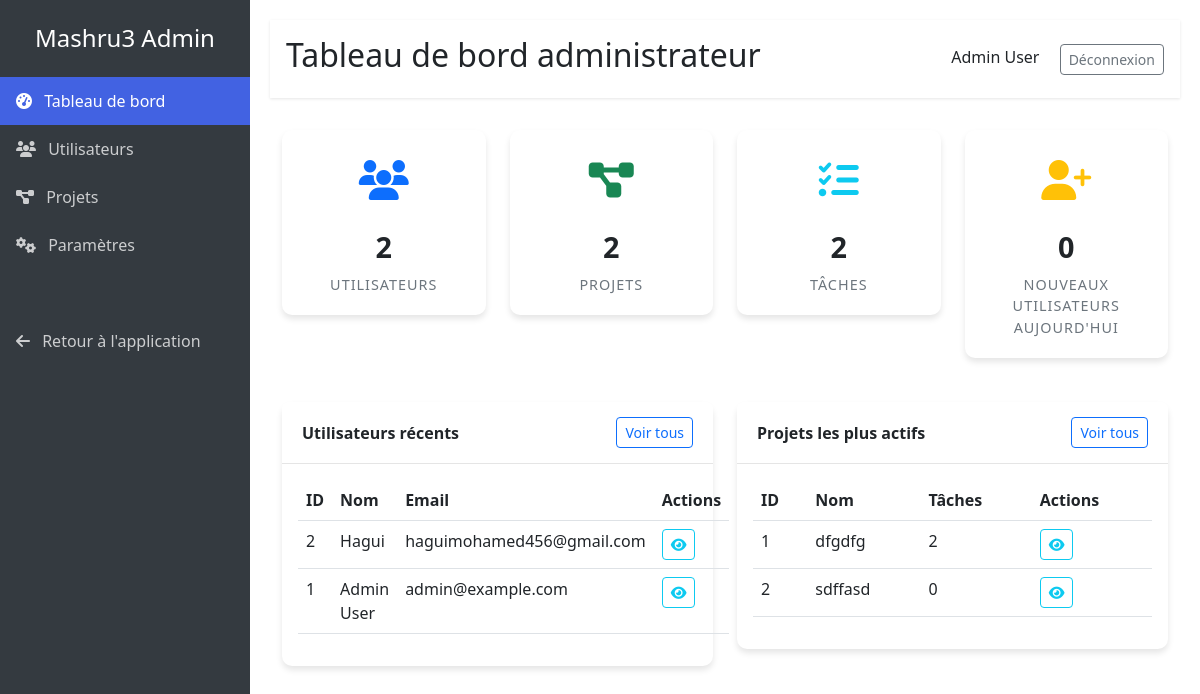
Page /admin (signed in) on the earlier database version.
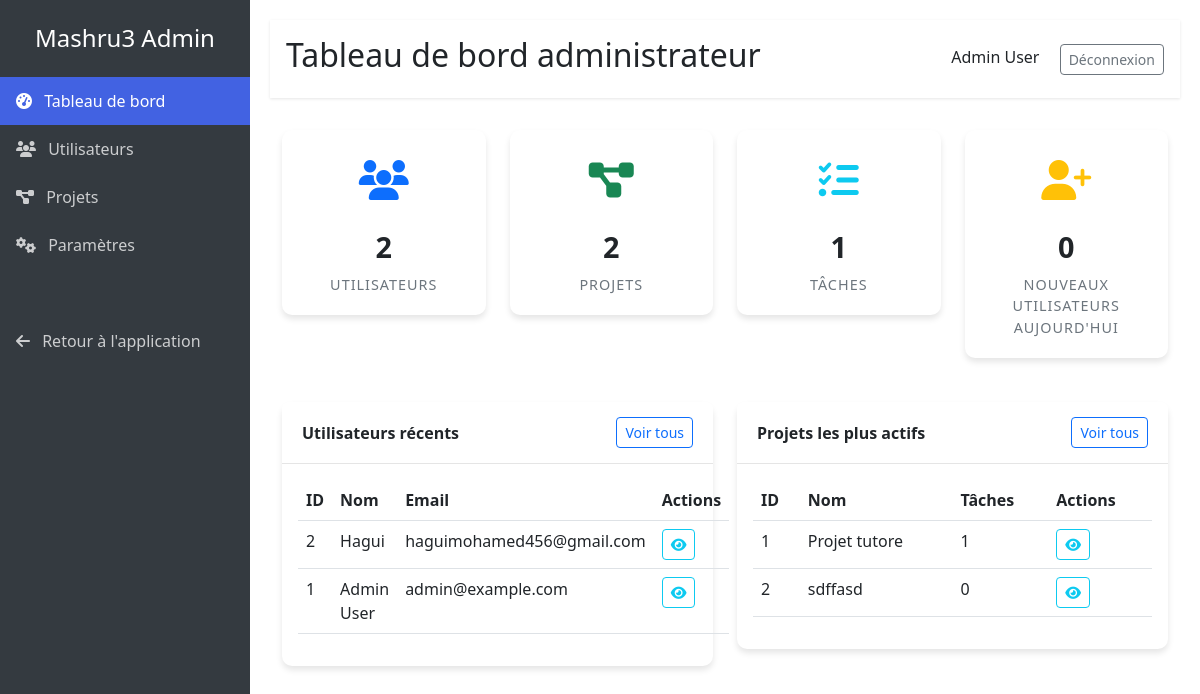
Same page on the later database version.
### app.py (models this page shows)
class User(db.Model):
    user_id = db.Column(db.Integer, primary_key=True)
    name = db.Column(db.String(255), nullable=False)
    image = db.Column(db.String(255))
    password = db.Column(db.String(255), nullable=False)
    email = db.Column(db.String(255), unique=True, nullable=False)
    is_admin = db.Column(db.Boolean, default=False)
    created_at = db.Column(db.DATE, server_default=db.func.current_date())  # Add created_at field

class Project(db.Model):
    project_id = db.Column(db.Integer, primary_key=True)
    name = db.Column(db.String(255), nullable=False)
    description = db.Column(db.Text)
    image = db.Column(db.String(255))
    start_date = db.Column(db.DATE, nullable=True)
    end_date = db.Column(db.DATE, nullable=True)
    finished_date = db.Column(db.DATE, nullable=True)
    created_at = db.Column(db.DATE, server_default=db.func.current_date())

### app.py (the view)
@app.route('/admin')
def admin_dashboard():
    if 'user_id' not in session:
        return redirect(url_for('connexion'))
    user = db.session.get(User, session['user_id'])
    if not user or not user.is_admin:
        return redirect(url_for('dashboard'))
    total_users = User.query.count()
    total_projects = Project.query.count()
    total_tasks = Task.query.count()
    try:
        new_users_today = User.query.filter(User.created_at >= date.today()).count()
    except:
        new_users_today = 0  # Fallback if created_at isn't available on some users
    recent_users = User.query.order_by(User.user_id.desc()).limit(5).all()
    project_stats = db.session.query(
        Project.project_id,
        Project.name,
        db.func.count(Task.task_id).label('task_count')
    ).join(Task, Task.project_id == Project.project_id, isouter=True).group_by(
        Project.project_id, Project.name
    ).order_by(db.desc('task_count')).limit(5).all()
    return render_template(
        'admin/dashboard.html',
        total_users=total_users,
        total_projects=total_projects,
        total_tasks=total_tasks,
        new_users_today=new_users_today,
        recent_users=recent_users,
        project_stats=project_stats
    )

### app.py (called while the page is built)
@app.context_processor
def inject_quote():
    return {'quote': random.choice(COLLABORATION_QUOTES) if 'COLLABORATION_QUOTES' in globals() else None}

@app.context_processor
def inject_user_data():
    if 'user_id' in session:
        user = db.session.get(User, session['user_id'])
        if user:
            return {
                'user_first_name': user.name,
                'user_image': user.image,
                'is_admin': user.is_admin  # Add admin status here
            }
    return {'user_first_name': None, 'user_image': None, 'is_admin': False}

@app.context_processor
def inject_notifications_data():
    if 'user_id' in session:
        unread_count = Notification.query.filter_by(
            recipient_id=session['user_id'],
            is_read=False
        ).count()
        return {'notification_count': unread_count}
    return {'notification_count': 0}

### templates/admin/dashboard.html (shortened to what this page needs)
{% extends 'admin/base.html' %}
{% block page_title %}Tableau de bord administrateur{% endblock %}
{% block content %}
<div class="container-fluid">
    <div class="row mb-4">
        <div class="col-md-3">
            <div class="stat-card text-center">
                <div class="stat-icon text-primary">
                    <i class="fas fa-users"></i>
                </div>
                <div class="stat-number">{{ total_users }}</div>
                <div class="stat-title">Utilisateurs</div>
            </div>
        </div>
        <div class="col-md-3">
            <div class="stat-card text-center">
                <div class="stat-icon text-success">
                    <i class="fas fa-project-diagram"></i>
                </div>
                <div class="stat-number">{{ total_projects }}</div>
                <div class="stat-title">Projets</div>
            </div>
        </div>
        <div class="col-md-3">
            <div class="stat-card text-center">
                <div class="stat-icon text-info">
                    <i class="fas fa-tasks"></i>
                </div>
                <div class="stat-number">{{ total_tasks }}</div>
                <div class="stat-title">Tâches</div>
            </div>
        </div>
        <div class="col-md-3">
            <div class="stat-card text-center">
                <div class="stat-icon text-warning">
                    <i class="fas fa-user-plus"></i>
                </div>
                <div class="stat-number">{{ new_users_today }}</div>
                <div class="stat-title">Nouveaux utilisateurs aujourd'hui</div>
            </div>
        </div>
    </div>
    <div class="row">
        <div class="col-md-6">
            <div class="card">
                <div class="card-header d-flex justify-content-between align-items-center">
                    <span>Utilisateurs récents</span>
                    <a href="{{ url_for('admin_users') }}" class="btn btn-sm btn-outline-primary">Voir tous</a>
                </div>
                <div class="card-body">
                    <table class="table table-hover">
                        <thead>
                            <tr>
                                <th>ID</th>
                                <th>Nom</th>
                                <th>Email</th>
                                <th>Actions</th>
                            </tr>
                        </thead>
                        <tbody>
                            {% for user in recent_users %}
                            <tr>
                                <td>{{ user.user_id }}</td>
                                <td>{{ user.name }}</td>
                                <td>{{ user.email }}</td>
                                <td>
                                    <a href="{{ url_for('admin_user_details', user_id=user.user_id) }}" class="btn btn-sm btn-outline-info">
                                        <i class="fas fa-eye"></i>
                                    </a>
                                </td>
                            </tr>
                            {% else %}
                            <tr>
                                <td colspan="4" class="text-center">Aucun utilisateur trouvé</td>
                            </tr>
                            {% endfor %}
                        </tbody>
                    </table>
                </div>
            </div>
        </div>
        <div class="col-md-6">
            <div class="card">
                <div class="card-header d-flex justify-content-between align-items-center">
                    <span>Projets les plus actifs</span>
                    <a href="{{ url_for('admin_projects') }}" class="btn btn-sm btn-outline-primary">Voir tous</a>
                </div>
                <div class="card-body">
                    <table class="table table-hover">
                        <thead>
                            <tr>
                                <th>ID</th>
                                <th>Nom</th>
                                <th>Tâches</th>
                                <th>Actions</th>
                            </tr>
                        </thead>
                        <tbody>
                            {% for project in project_stats %}
                            <tr>
                                <td>{{ project.project_id }}</td>
                                <td>{{ project.name }}</td>
                                <td>{{ project.task_count }}</td>
                                <td>
                                    <a href="{{ url_for('admin_project_details', project_id=project.project_id) }}" class="btn btn-sm btn-outline-info">
                                        <i class="fas fa-eye"></i>
                                    </a>
                                </td>
                            </tr>
                            {% else %}
                            <tr>
                                <td colspan="4" class="text-center">Aucun projet trouvé</td>
                            </tr>
                            {% endfor %}
                        </tbody>
                    </table>
                </div>
            </div>
        </div>
    </div>
</div>
{% endblock %}

### templates/admin/base.html (shortened to what this page needs)
<!DOCTYPE html>
<html lang="fr">
<head>
    <link href="https://cdn.jsdelivr.net/npm/bootstrap@5.2.3/dist/css/bootstrap.min.css" rel="stylesheet">
    <link rel="stylesheet" href="https://cdnjs.cloudflare.com/ajax/libs/font-awesome/6.4.0/css/all.min.css">
</head>
<body>
    <div class="sidebar">
        <div class="d-flex align-items-center justify-content-center py-4">
            <h4 class="m-0">Mashru3 Admin</h4>
        </div>
        <ul class="nav flex-column">
            <li class="nav-item">
                <a href="{{ url_for('admin_dashboard') }}" class="nav-link {% if request.path == url_for('admin_dashboard') %}active{% endif %}">
                    <i class="fas fa-tachometer-alt me-2"></i> Tableau de bord
                </a>
            </li>
            <li class="nav-item">
                <a href="{{ url_for('admin_users') }}" class="nav-link {% if request.path == url_for('admin_users') %}active{% endif %}">
                    <i class="fas fa-users me-2"></i> Utilisateurs
                </a>
            </li>
            <li class="nav-item">
                <a href="{{ url_for('admin_projects') }}" class="nav-link {% if request.path == url_for('admin_projects') %}active{% endif %}">
                    <i class="fas fa-project-diagram me-2"></i> Projets
                </a>
            </li>
            <li class="nav-item">
                <a href="{{ url_for('admin_settings') }}" class="nav-link {% if request.path == url_for('admin_settings') %}active{% endif %}">
                    <i class="fas fa-cogs me-2"></i> Paramètres
                </a>
            </li>
            <li class="nav-item mt-5">
                <a href="{{ url_for('dashboard') }}" class="nav-link">
                    <i class="fas fa-arrow-left me-2"></i> Retour à l'application
                </a>
            </li>
        </ul>
    </div>
    <div class="main-content">
        <div class="header">
            <div class="d-flex justify-content-between align-items-center">
                <h2>{% block page_title %}Administration{% endblock %}</h2>
                <div>
                    <span class="me-3">{{ user_first_name }}</span>
                    <form action="{{ url_for('deconnexion') }}" method="POST" style="display: inline;">
                        <button type="submit" class="btn btn-outline-secondary btn-sm">Déconnexion</button>
                    </form>
                </div>
            </div>
        </div>
        <div class="content">
            {% block content %}{% endblock %}
        </div>
    </div>
</body>
</html>

### templates/admin/base.html (style rules this page uses)
:root { --primary: #4262e2; --secondary: #6c757d; --success: #28a745; --danger: #dc3545; --warning: #ffc107; --info: #17a2b8; --light: #f8f9fa; --dark: #343a40; --sidebar-width: 250px; }
body { min-height: 100vh; display: flex; }
.sidebar { width: var(--sidebar-width); background-color: var(--dark); color: white; min-height: 100vh; position: fixed; top: 0; left: 0; z-index: 1000; }
.sidebar .nav-link { color: rgba(255, 255, 255, 0.75); padding: 0.75rem 1rem; transition: all 0.2s ease; }
.sidebar .nav-link.active { color: white; background-color: var(--primary); }
.main-content { width: calc(100% - var(--sidebar-width)); margin-left: var(--sidebar-width); padding: 20px; }
.header { background-color: white; box-shadow: 0 1px 3px rgba(0,0,0,0.1); padding: 1rem; margin-bottom: 2rem; }
.card { border: none; border-radius: 10px; box-shadow: 0 4px 6px rgba(0, 0, 0, 0.1); margin-bottom: 20px; }
.card-header { background-color: white; border-bottom: 1px solid rgba(0,0,0,0.1); font-weight: bold; padding: 15px 20px; }
.stat-card { background-color: white; border-radius: 10px; box-shadow: 0 4px 6px rgba(0,0,0,0.1); padding: 20px; margin-bottom: 20px; transition: transform 0.2s ease; }
.stat-icon { font-size: 2.5rem; margin-bottom: 15px; }
.stat-number { font-size: 1.8rem; font-weight: bold; margin-bottom: 5px; }
.stat-title { color: var(--secondary); font-size: 0.9rem; text-transform: uppercase; letter-spacing: 1px; }

Differences in the rows shown:
changed Project id 1: name "dfgdfg" → "Projet tutore"; task_count "2" → "1"
Other differences:
{{ total_tasks }}: "2" → "1"
